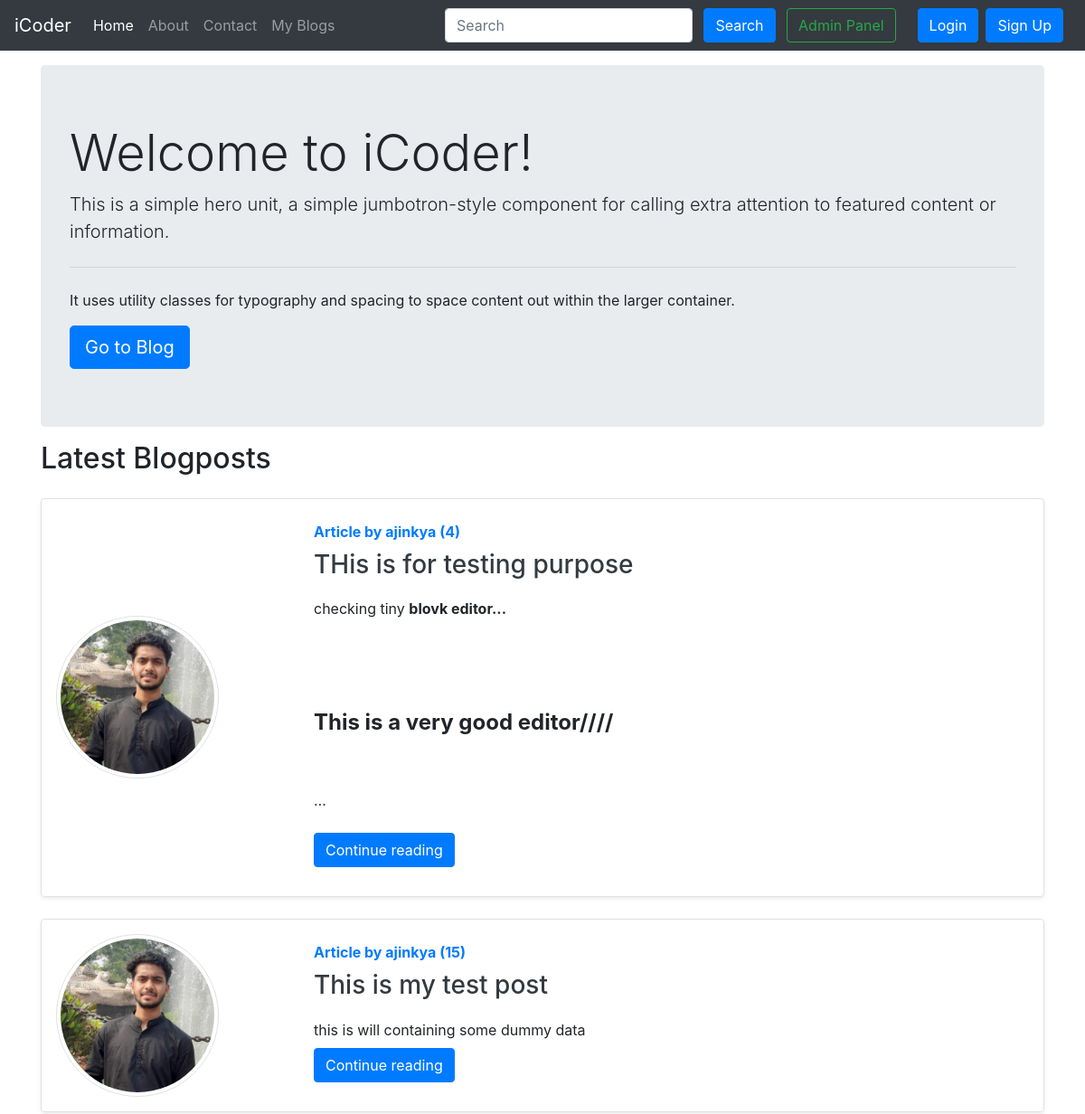
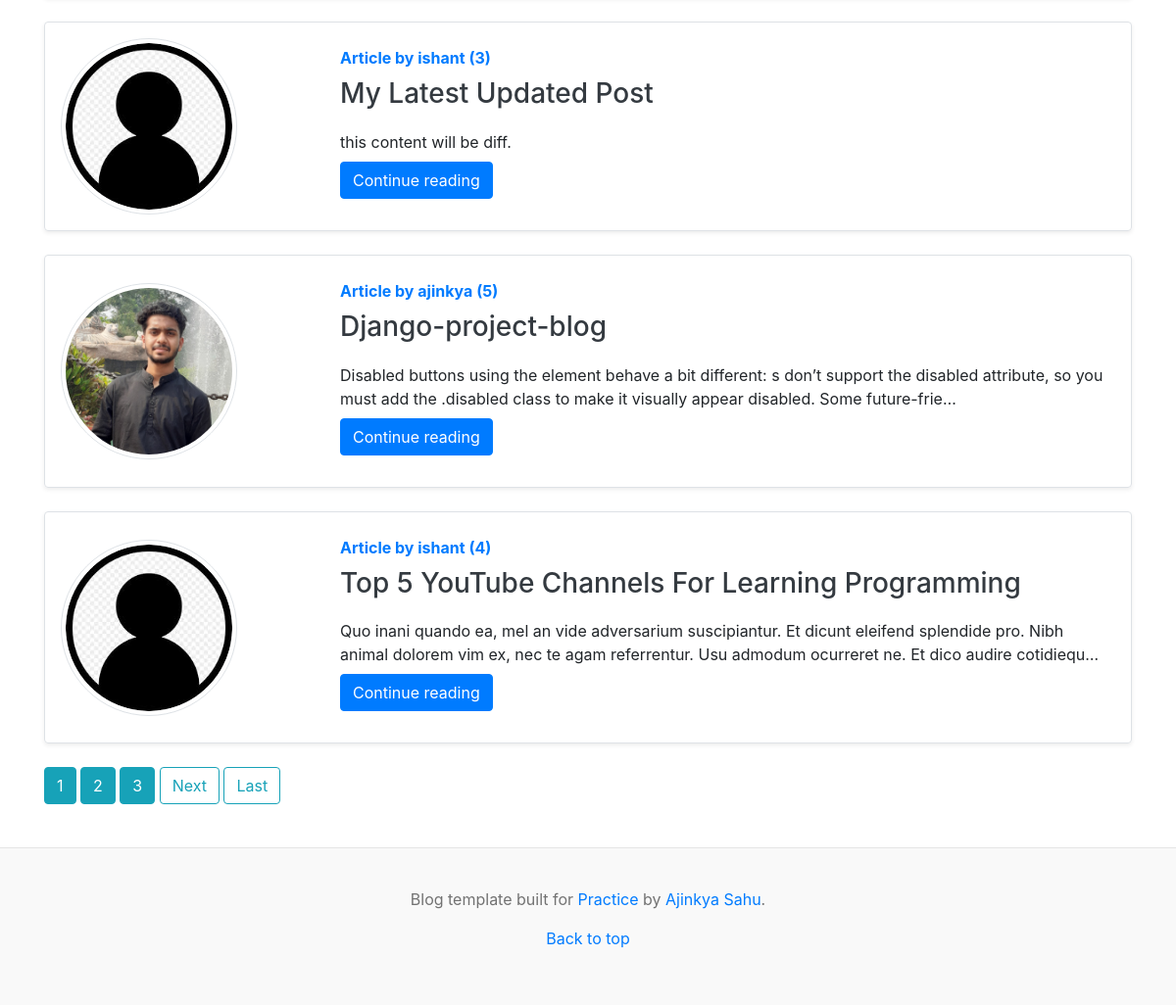
The page / on the database its author committed (2 pictures, top to bottom).
### blog/models.py (models this page shows, shortened)
class Post(models.Model):
    sno=models.AutoField(primary_key=True)
    title=models.CharField(max_length=255,unique = True)
    author=models.ForeignKey(User, on_delete=models.CASCADE)     #, null=True)
    slug=models.CharField(max_length=130)
    views= models.IntegerField(default=0)
    timeStamp=models.DateTimeField(default = now)
    content =  HTMLField()

### users/models.py (models this page shows, shortened)
class Profile(models.Model):
    user = models.OneToOneField(User,on_delete=models.CASCADE)
    image = models.ImageField(default="default.jpg",upload_to = 'profile_pics')

### home/views.py (the view)
# urls.py: path('', PostListView.as_view(), name="home"),
class PostListView(ListView):
    model = Post
    template_name = 'home/home.html'      # App / <model>_<viewtype>.html
    context_object_name = 'allPosts'
    ordering = ['-timeStamp']
    paginate_by = 5

### templates/home/home.html (shortened to what this page needs)
{% extends 'base.html' %} {% block title %} Home{% endblock title %} {% block homeactive %}active{% endblock homeactive %} {% block body %}
{% if is_paginated and page_obj.has_previous %}
{% else %}
<div class="container">
    <div class="jumbotron my-3">
        <h1 class="display-4">Welcome to iCoder!</h1>
        <p class="lead">This is a simple hero unit, a simple jumbotron-style component for calling extra attention to featured content or information.</p>
        <hr class="my-4">
        <p>It uses utility classes for typography and spacing to space content out within the larger container.</p>
        <a class="btn btn-primary btn-lg" href="/blog" role="button">Go to Blog</a>
    </div>
</div>
{% endif %}
<div class="container">
    <h2>Latest Blogposts</h2>
    {% for post in allPosts  %}
    <div class="row no-gutters border align-items-center rounded overflow-hidden flex-md-row mb-4 shadow-sm h-md-250 my-4 position-relative">
        <div class="col-3 d-none d-lg-block p-3">
            <img src="{{post.author.profile.image.url}}" class="img-thumbnail rounded-circle" style="height:180px;width:180px;" alt="img - {{post.author.username}}">
        </div>
        <div class="col p-4 d-flex flex-column position-static">
            <strong class="d-inline-block mb-2 text-primary">Article  by {{post.author}} ({{post.views}})</strong>
            <h3 class="mb-0"><a class="text-dark" href="{% url 'blog:blogPost' post.title %}">{{post.title}} </a> </h3>
            <p class="card-text mb-auto mt-3">{{post.content|safe |truncatechars:200}}</p>
            <div class="my-2">
            	<a href="{% url 'blog:blogPost' post.title %}" role="button" class="btn btn-primary">Continue reading</a>
            </div>
        </div>
    </div>
    {% endfor %}
        <div class="mt-4">
            {% if is_paginated %}
                {% for num in page_obj.paginator.page_range %}
                    {% if page_obj.number == num %}
                        <a class="btn btn-info mb-4" href="?page={{num}}">{{num}}</a>
                    {% elif num > page_obj.number|add:'-3' and num < page_obj.number|add:'3' %}
                        <a class="btn btn-info mb-4" href="?page={{num}}">{{num}}</a>
                    {% endif %}
                {% endfor %}
                {% if page_obj.has_next %}
                    <a class="btn btn-outline-info mb-4" href="?page={{page_obj.next_page_number}}">Next</a>
                    <a class="btn btn-outline-info mb-4" href="?page={{ page_obj.paginator.num_pages}}">Last</a>
                {% endif %}
            {% endif %}
        </div>
</div>
{% endblock %}

### rows shown on the page
Post: author.profile.image (picture), author "ajinkya", views "4", title "THis is for testing purpose", content "checking tiny blovk editor... This is a very good editor//// …"
Post: author.profile.image (picture), author "ajinkya", views "15", title "This is my test post", content "this is will containing some dummy data"
Post: author.profile.image (placeholder picture), author "ishant", views "3", title "My Latest Updated Post", content "this content will be diff."
Post: author.profile.image (picture), author "ajinkya", views "5", title "Django-project-blog", content "Disabled buttons using the element behave a bit different: s don’t support the disabled attribute, so you must add the .disabled class to make it visually appear disabled. Some future-frie…"
Post: author.profile.image (placeholder picture), author "ishant", views "4", title "Top 5 YouTube Channels For Learning Programming", content "Quo inani quando ea, mel an vide adversarium suscipiantur. Et dicunt eleifend splendide pro. Nibh animal dolorem vim ex, nec te agam referrentur. Usu admodum ocurreret ne. Et dico audire cotidiequ…"

### other values the page prints
{{ num }} "1"
{{ num }} "2" "3"
